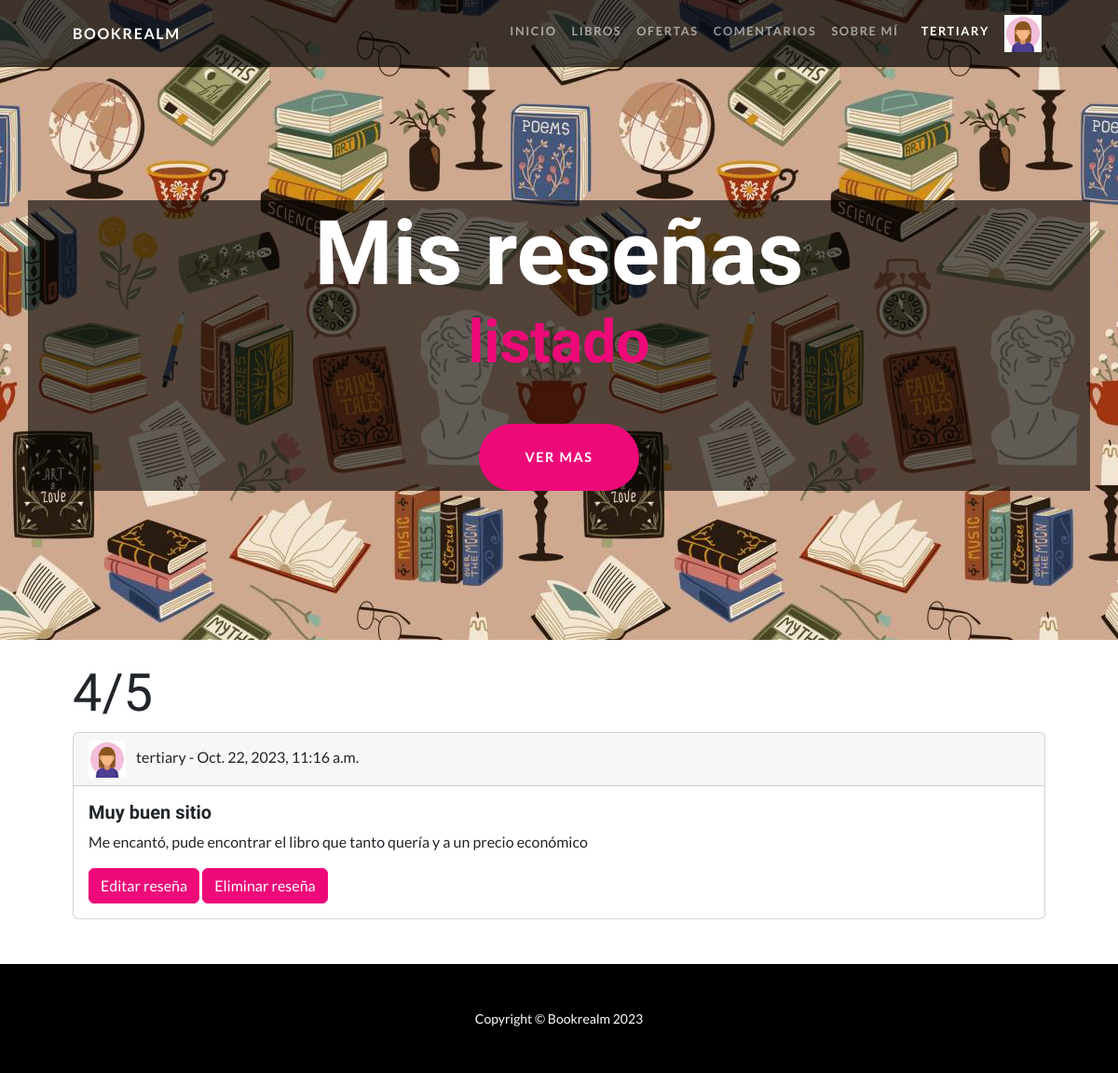
Page /comentarios/mis-comentarios/ (signed in) on the committed database.
### UsuariosApp/models.py (models this page shows)
class Avatar(models.Model):
    user = models.OneToOneField(User, on_delete=models.CASCADE, null=True, blank=True) # designar usuario
    avatar = models.ImageField(upload_to='avatares', null=True, blank=True) # designar imagen
    def __str__(self):
        return f"{settings.MEDIA_URL}{self.avatar}"

### ComentariosApp/models.py (models this page shows, shortened)
class Comentario(models.Model):
    usuario = models.ForeignKey(User, on_delete=models.CASCADE) # persona que agrega el comentario
    encabezado = models.CharField(max_length=200) # titulo principal
    titulo = models.CharField(max_length=200) # titulo secundario
    comentario = models.CharField(max_length=500) # cuerpo mensaje
    fecha = models.DateTimeField(default=timezone.now) # fecha subida del comentario

### ComentariosApp/views.py (the view)
# urls.py: path('mis-comentarios/', views.mis_comentarios, name="MisComent")
@login_required # decorador
def mis_comentarios(request): # función
    var_usuario = request.user # variable para comprobar que se ha logueado el usuario
    comments = Comentario.objects.filter(usuario = request.user.id) # variable para traer todos los comentarios exclusivamente del usuario logueado
    avatares = Avatar.objects.all() # para desplegar el avatar en el comentario
    if var_usuario.is_authenticated:
        mensaje = "" # variable a mostrar en caso que no se encuentren registros
        if len(comments) > 0: # comprobar que haya registros
            pasaje = {
                "comentarios":comments,
                "avatares":avatares,
                "mensaje":mensaje
            }
            return render(request, "Comentarios/mis_comentarios.html", pasaje) # url en caso que se hayan encontrado registros
        else:
            mensaje = "Registros inexistentes." # mensaje error: no se han encontrado registros
            return render(request, "Comentarios/mis_comentarios.html", {"mensaje":mensaje}) # url + mensaje

### BookrealmApp/context_processors.py (called while the page is built)
def custom_user(request):
    context = auth(request)
    user = context['user']
    if user.is_authenticated:
        avatar = Avatar.objects.filter(user=request.user.id)
        cant = len(avatar)
        if cant > 0:
            context['user_avatar'] = avatar[cant-1]
        else:
            context['user_avatar'] = ""
    return context

### ComentariosApp/templates/Comentarios/mis_comentarios.html (shortened to what this page needs)
{% extends "Bookrealm/padre.html" %}
{% load static %}
{% block titulo %}
<h1 class="masthead-heading mb-0">Mis reseñas</h1>
<h2 class="masthead-subheading mb-0" style="color:#ee0979;">listado</h2>
<a class="btn btn-primary btn-xl rounded-pill mt-5" href="#scroll">Ver mas</a>
{% endblock titulo %}
{% block cambia %}
<section id="scroll">
    <div class="container px-5 mb-4 mt-4">
      {% for c in comentarios %}
        <h2 class="display-4">{{c.encabezado}}</h2>
        <div class="card mb-5">
            <div class="card-header">
              {% if avatares %}
                {% for a in avatares %}
                  {% if a.user == c.usuario %}
                    <img src="{{ a.avatar.url }}" class="card-img-top me-2" alt="avatar" style="height: 2.5em; width:2.5em;">
                  {% endif %}
                {% endfor %}
              {% else %}
                <img src="..." class="card-img-top me-2" alt="avatar">
              {% endif %}
              {{c.usuario}} - {{c.fecha}}
            </div>
            <div class="card-body">
              <h5 class="card-title">
                {{c.titulo}}
              </h5>
              <p class="card-text">
                {{c.comentario}}
              </p>
              {% if c.usuario == request.user %}
                <a href="{% url 'EditarComent' c.id %}" class="btn btn-primary">Editar reseña</a>
                <a href="{% url 'EliminarComent' c.id %}" class="btn btn-primary">Eliminar reseña</a>
              {% endif %}
            </div>
        </div>
      {% endfor %}
    </div>
</section>
{% endblock cambia %}

### BookrealmApp/templates/Bookrealm/padre.html (shortened to what this page needs)
<!DOCTYPE html>
{% load static %}
<html lang="en">
<head>
    <link href="{% static 'Bookrealm/css/styles.css' %}" rel="stylesheet" />
</head>
<body id="page-top">
    <nav class="navbar navbar-expand-lg navbar-dark navbar-custom fixed-top">
        <div class="container px-5">
            <a class="navbar-brand" href="#page-top">
                Bookrealm
            </a>
            <div class="collapse navbar-collapse" id="navbarResponsive">
                <ul class="navbar-nav ms-auto">
                    <li class="nav-item">
                        <a class="nav-link" href="{% url 'PagInicio' %}"> Inicio </a>
                    </li>
                    <li class="nav-item">
                        <a class="nav-link" href="{% url 'PagLibros' %}"> Libros </a>
                    </li>
                    <li class="nav-item">
                        <a class="nav-link" href="{% url 'PagOfertas' %}"> Ofertas </a>
                    </li>
                    <li class="nav-item">
                        <a class="nav-link" href="{% url 'PagComent' %}"> Comentarios </a>
                    </li>
                    <li class="nav-item">
                        <a class="nav-link" href="{% url 'PagAbout' %}"> Sobre m&iacute; </a>
                    </li>
                    <li class="nav-item px-1 ps-2">
                        {% if request.user.is_authenticated and request.user.is_superuser or request.user.is_staff %}
                            <a class="nav-link active" href="{% url 'PagUsuario' %}"> <u> {{user.username}} </u> </a>
                        {% else %}
                            <a class="nav-link active" href="{% url 'PagUsuario' %}"> {{user.username}} </a>
                        {% endif %}
                    </li>
                    {% if request.user.is_authenticated %}
                        {% if user_avatar %}
                            <li class="nav-item px-1">
                                <img src="{{user_avatar}}" alt="..." style="height:40px; width: 40px;"/>
                            </li>
                        {% endif %}
                    {% endif %}
                </ul>
            </div>
        </div>
    </nav>
    <header class="masthead text-center text-white bg-header ">
        <div class="masthead-content ">
            <div class="container px-5 bg-title">
                {% block titulo %}
                {% endblock titulo %}
            </div>
        </div>
    </header>
    {% block cambia %}
    {% endblock cambia %}
    <footer class="py-5 bg-black">
        <div class="container px-5">
            <p class="m-0 text-center text-white small">
                Copyright &copy; Bookrealm 2023
            </p>
        </div>
    </footer>
</body>
</html>

### rows in the picture
Avatar: avatar (picture)
Comentario: encabezado "4/5", usuario "tertiary", fecha "Oct. 22, 2023, 11:16 a.m.", titulo "Muy buen sitio", comentario "Me encantó, pude encontrar el libro que tanto quería y a un precio económico", shows "Editar reseña"

### other values in the picture
{{ user.username }} "TERTIARY"
